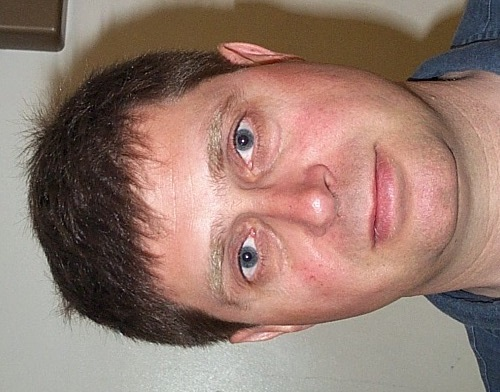
%> input picture img/db1_01.jpg, 500 x 392 px
$ octave --eval "result = detectFace(imread('../img/db1_01.jpg'));"   (GNU Octave 9; MATLAB toolbox functions it lacks are replaced by stand-ins)
%> lines starting %> are read from the running program, lines starting %| are printed output that depends on the picture; in (x1, y1, x2, y2) boxes, pixels count from 0 and x2, y2 are one past the last pixel; in counts of white or black regions, pixels touching at a corner belong together; the program's own positions count from 1
### src/extractSkinColorFromCbCr.m
function [estimatedSkinMask] = extractSkinColorFromCbCr(Cb, Cr)

    % Thresholds inspired by:
    % https://web.stanford.edu/class/ee368/Project_03/Project/reports/ee368group15.pdf

    estimatedSkinMask = and(and(Cb > 95, Cb < 145), ...
                            and(Cr > 132, Cr < 165));

end

### src/extractOverSaturated.m
function overSaturatedMask = extractOverSaturated(grayImage)

    overSaturated = imfilter(grayImage, fspecial('laplacian'));
    overSaturatedMask = ~imdilate(overSaturated, strel('disk', 2));

end

### src/extractForeground.m
function foregroundMask = extractForeground(grayImage, overSaturatedMask)

    grayImageWithoutOverSaturation = grayImage.*uint8(~overSaturatedMask);

    adjustedGrayImageWithoutOversaturation = imadjust(grayImageWithoutOverSaturation);

    lowFrequencyParts = medfilt2(adjustedGrayImageWithoutOversaturation);
    highFrequencyParts = imfilter(lowFrequencyParts, fspecial('log'));

    edges = edge(adjustedGrayImageWithoutOversaturation, 'canny');

    blobs = ~imdilate(edges, strel('disk', 2));
    blobs = imerode(blobs, strel('disk', 2));

    largestBlobSize = size(grayImage, 1) * size(grayImage, 2) * 0.05;
    blobs = bwareaopen(blobs, floor(largestBlobSize));

    [labeledImage, numberOfBlobs] = bwlabel(blobs);
    blobMeasurements = regionprops(labeledImage, 'area');

    allAreas = [blobMeasurements.Area];
    [sortedAreas, sortIndexes] = sort(allAreas, 'descend');

    background = zeros(size(grayImage));

    for n = 1:length(sortIndexes)
        currentBlob = ismember(labeledImage, sortIndexes(n));
        currentHighFrequencyParts = highFrequencyParts.*uint8(currentBlob);
        percentageOfHighFrequency = (100 * sum(currentHighFrequencyParts(:))) / (length(nonzeros(currentBlob(:)))*255);
        if percentageOfHighFrequency < 0.8
        	background = background | currentBlob;
        end
    end

    foregroundMask = ~background;

end

### src/extractNonFaceMask.m
function nonFaceMask = extractNonFaceMask(Cb, Cr, hsvImage)

    S = hsvImage(:,:,2);
    V = hsvImage(:,:,3);

    nonSkinMask1 = Cb > Cr + 10;

    nonSkinMask2 = V < S - 0.2;

    nonFaceMask = or(nonSkinMask1, nonSkinMask2);
    nonFaceMask = imerode(nonFaceMask, strel('disk', 5));
    nonFaceMask = bwareaopen(nonFaceMask, 1000);
    nonFaceMask = imdilate(nonFaceMask, strel('disk', 5));

end

### src/extractFaceMask.m
function [faceMask, face, ...
          filteredEyeCandidates1, ...
          filteredEyeCandidates2, ...
          filteredFaceMaskFilled] = extractFaceMask(rgbImage, ...
                                                    foregroundMask, ...
                                                    estimatedSkinMask, ...
                                                    nonFaceMask, ...
                                                    Y)

    faceMask = foregroundMask & estimatedSkinMask & ~nonFaceMask;

    faceMask = imfill(faceMask, 'holes');
    faceMask = extractNLargestBlobs(faceMask, 1);
    faceMask = imdilate(faceMask, strel('disk', 8));
    faceMask = imerode(faceMask, strel('disk', 10));

    faceMask = shrinkFaceMask(faceMask);

    faceMaskRep = repmat(faceMask, [1,1,3]);
    face = rgbImage.*uint8(faceMaskRep);

    grayFace = extractGrayFace(Y, face, rgbImage, faceMaskRep);
    grayFace = im2bw(grayFace, 0.47);

    filteredFaceMask = imfilter(grayFace, fspecial('laplacian'));

    filteredEyeCandidates1 = filteredFaceMask;
    filteredFaceMask = bwareaopen(filteredFaceMask, 40);

    originalFilteredFaceMask = filteredFaceMask;
    originalFilteredFaceMask = imdilate(originalFilteredFaceMask, strel('disk', 1));
    originalFilteredFaceMask = imerode(originalFilteredFaceMask, strel('disk', 1));

    [labeledImage, numberOfBlobs] = bwlabel(filteredFaceMask);
    convexProperties = regionprops(labeledImage, 'ConvexArea');
    convexAreas = [convexProperties.ConvexArea];
    [sortedConvexAreas, sortedIndices] = sort(convexAreas, 2, 'descend');

    filteredFaceMask = ismember(labeledImage, sortedIndices(1));
    filteredFaceMaskFilled = imfill(filteredFaceMask, 'holes');
    filteredFaceMaskFilledEroded = imerode(filteredFaceMaskFilled, strel('disk', 1));
    filteredFaceMaskBorder = xor(filteredFaceMaskFilled, filteredFaceMaskFilledEroded);

    filteredEyeCandidates1 = filteredEyeCandidates1 - filteredFaceMask;
    filteredEyeCandidates1 = imdilate(filteredEyeCandidates1, strel('disk', 5));
    filteredEyeCandidates1 = imfill(filteredEyeCandidates1, 'holes');

    filteredEyeCandidates2 = originalFilteredFaceMask - and(originalFilteredFaceMask, filteredFaceMaskBorder);
    filteredEyeCandidates2 = imfill(filteredEyeCandidates2, 'holes');

    % [13 lines of commented-out code are left out]

end

### src/extractNLargestBlobs.m
function binaryImage = extractNLargestBlobs(binaryImage, numberToExtract)
    [labeledImage, numberOfBlobs] = bwlabel(binaryImage);
	blobMeasurements = regionprops(labeledImage, 'area');

	allAreas = [blobMeasurements.Area];
	if numberToExtract > 0
		[sortedAreas, sortIndexes] = sort(allAreas, 'descend');
	elseif numberToExtract < 0
		[sortedAreas, sortIndexes] = sort(allAreas, 'ascend');
		numberToExtract = -numberToExtract;
	else

		binaryImage = false(size(binaryImage));
		return;
    end

	biggestBlob = ismember(labeledImage, sortIndexes(1:numberToExtract));

	binaryImage = biggestBlob > 0;

end

### src/shrinkFaceMask.m
function faceMask = shrinkFaceMask(faceMask)
    faceMaskCopy = faceMask;
    minCol = [];
    maxCol = [];
    minRow = [];
    maxRow = [];
    eraseRadius = 80;
    maxIterations = 100;
    while( (isempty(minCol) || isempty(maxCol) || ...
           isempty(minRow) || isempty(maxRow)) && maxIterations > 0)
        faceMaskCopy = faceMask;
        minCol = [];
        maxCol = [];
        minRow = [];
        maxRow = [];
        faceMaskCopy = imerode(faceMaskCopy, strel('disk', eraseRadius));
        faceMaskCopy = imdilate(faceMaskCopy, strel('disk', eraseRadius));
        [row, col] = find(faceMaskCopy(:,:,1) ~= 0);
        minCol = min(col);
        maxCol = max(col);
        minRow = min(row);
        maxRow = max(row);
        eraseRadius = max(eraseRadius - 10, 1);
        maxIterations = maxIterations - 1;
    end
    faceMask = faceMaskCopy;
end

### src/extractGrayFace.m
function grayFace = extractGrayFace(Y, face, rgbImage, faceMaskRep)

    rgbImage2 = rgbImage;
    rgbImage(:,:,1) = rgbImage(:,:,1) .* ((255 - Y) ./ 255);
    rgbImage(:,:,2) = rgbImage(:,:,2) .* ((255 - Y) ./ 255);
    rgbImage(:,:,3) = rgbImage(:,:,3) .* ((255 - Y) ./ 255);

    dark = rgbImage .* uint8(faceMaskRep);
    bright = (rgbImage2 - dark) .*  uint8(faceMaskRep);

    bRmask = find(bright(:,:,1)>0);
    bGmask = find(bright(:,:,2)>0);
    bBmask = find(bright(:,:,3)>0);

    bRm = mean( bright(bRmask) );
    bGm = mean( bright(bGmask) );
    bBm = mean( bright(bBmask) );

    dRmask = find(dark(:,:,1)>0);
    dGmask = find(dark(:,:,2)>0);
    dBmask = find(dark(:,:,3)>0);

    dRm = mean( dark(dRmask) );
    dGm = mean( dark(dGmask) );
    dBm = mean( dark(dBmask) );

    redDiff = bRm - dRm;
    greenDiff = bGm - dGm;
    blueDiff = bBm - dBm;

    sumRscale= (sum(bRmask(:)) / sum(dRmask(:)));
    sumGscale = (sum(bGmask(:)) / sum(dGmask(:)));
    sumBscale = (sum(bBmask(:)) / sum(dBmask(:)));

    twoFace = (sumRscale < 0.7) && ...
              (sumGscale < 0.7) && ...
              (sumBscale < 0.7) && ...
              redDiff > 75 && redDiff < 120 && ...
              greenDiff > 75 && greenDiff < 120 && ...
              blueDiff > 75 && blueDiff < 120;

%     figure; imshow(bright); title('bright'); pause;
%     figure; imshow(dark); title('dark'); pause;


    redCont = uint8(zeros(size(dark(:,:,1))));
    redCont(dRmask) = 0.8 * redDiff;

    greenCont = uint8(zeros(size(dark(:,:,2))));
    greenCont(dGmask) =  0.8 * greenDiff;

    blueCont = uint8(zeros(size(dark(:,:,3))));
    blueCont(dBmask) = 0.8 *  blueDiff;

    dark2 = cat( 3, bright(:,:,1) + dark(:,:,1) + redCont , ...
                    bright(:,:,2) + dark(:,:,2) + greenCont, ...
                    bright(:,:,2) + dark(:,:,3) + blueCont);

    if twoFace
        grayFace = rgb2gray(dark2);
%          figure; imshow(grayFace); title('grayFace special'); pause;
    else
%         grayFace = rgb2gray(face);
%         figure; imshow(grayFace); title('grayFace normal'); pause;
        grayFace = imadjust(rgb2gray(face));
%         figure; imshow(grayFace); title('adjustet grayFace normal'); pause;
    end

end

### src/meanColorize.m
function meanColorMask = meanColorize(rgbImage, mask, tolerance)

    ycbcrImage = rgb2ycbcr(im2double(rgbImage));

    Y = ycbcrImage(:, :, 1);
    Cb = ycbcrImage(:, :, 2);
    Cr = ycbcrImage(:, :, 3);

    Ymean = mean(Y(mask));
    Cbmean = mean(Cb(mask));
    Crmean = mean(Cr(mask));

    rows = size(rgbImage, 1);
    columns = size(rgbImage, 2);

    deltaY = Y - Ymean * ones(rows, columns);
    deltaCb = Cb - Cbmean * ones(rows, columns);
    deltaCr = Cr - Crmean * ones(rows, columns);

    delta = sqrt(deltaY.^2 + deltaCb.^2 + deltaCr.^2);

    meanMaskedDeltaE = mean(delta(mask));

    meanColorMask = (delta >= meanMaskedDeltaE - tolerance) & ...
                    (delta <= meanMaskedDeltaE + tolerance);

end

### src/extractMouthMap.m
function mouthMap = extractMouthMap(faceMask, face)

    ycbcrFace = rgb2ycbcr(face);

    Cb = double(ycbcrFace(:,:,2));
    Cr = double(ycbcrFace(:,:,3));

    n = length(nonzeros(faceMask));

    CrSquared = Cr.^2;
    numerator = (1 / n) * sum(CrSquared(:));

    CrDividedByCb = Cr./Cb;
    denumerator = (1 / n) * sum(CrDividedByCb(:));

    nn = 0.95 * (numerator / denumerator);

    mouthMap = CrSquared.*(CrSquared - nn*CrDividedByCb).^2;
    mouthMap = im2double(mouthMap);
    mouthMap = 255 * ((mouthMap - min(mouthMap(:))) ...
                 ./ (max(mouthMap(:)) - min(mouthMap(:))));
    mouthMap = uint8(mouthMap);
    mouthMap = mouthMap .* uint8(faceMask);

end

### src/extractEyeMap.m
function finalEyeMap = extractEyeMap(faceMask, filteredEyeCandidates1, ...
                                     filteredEyeCandidates2, overSaturatedMask, ...
                                     estimatedSkinMask, filteredFaceMaskEyes, ...
                                     averageFaceColorMask, grayImage, Y, Cb, Cr, mouthMap)

    Y = uint16(Y);
    Cr = uint16(Cr);
    Cb = uint16(Cb);

    eyeMapChroma = extractEyeMapChroma(Cb, Cr);

    eyeMapLuma = extractEyeMapLuma(grayImage, Y);

    eyeMap = eyeMapChroma .* eyeMapLuma;
    eyeMap = normalizeEyeMap(eyeMap);

    originalEyeMap = eyeMap;

    eyeMap = eyeMap.*filteredEyeCandidates1;
    eyeMap = eyeMap.*filteredEyeCandidates2;
    eyeMap = eyeMap.*im2double(faceMask);
    eyeMap = eyeMap.*~overSaturatedMask;

    eyeMap = imfill(eyeMap, 'holes');
    eyeMap = imdilate(eyeMap, strel('disk', 4));

    estimatedSkinMask2 = imerode(estimatedSkinMask, strel('disk', 5));
    estimatedSkinMask2 = imerode(estimatedSkinMask2, strel('disk', 5));
    eyeMap = eyeMap .* ~estimatedSkinMask2;

    eyeMap = imfill(eyeMap, 'holes');
    eyeMap = eyeMap > 0;
    eyeMap = imdilate(eyeMap, strel('disk', 10));

    finalEyeMap = originalEyeMap;

    finalEyeMap = finalEyeMap.*eyeMap;
    finalEyeMap = finalEyeMap.*filteredFaceMaskEyes;
    finalEyeMap = finalEyeMap.*faceMask;
    finalEyeMap = finalEyeMap.*averageFaceColorMask;

    tentativeMouthMap = mouthMap > 0.5 * max(mouthMap(faceMask));
    tentativeMouthMap = imdilate(tentativeMouthMap, strel('disk', 7));
    tentativeMouthMap = imfill(tentativeMouthMap, 'holes');
    tentativeMouthMap = extractNLargestBlobs(tentativeMouthMap, 1);

    finalEyeMap = finalEyeMap .* ~tentativeMouthMap;

end


function eyeMapChroma = extractEyeMapChroma(Cb, Cr)
    CbSquared = Cb.^2;

    CrInvertedSquared = (1-Cr).^2;
    CbDividedByCr = Cb./Cr;

    eyeMapChroma = (1/3)*(CbSquared + ...
                          CrInvertedSquared + ...
                          CbDividedByCr);

    eyeMapChroma = histeq(eyeMapChroma);
    eyeMapChroma = im2double(eyeMapChroma);
end


function eyeMapLuma = extractEyeMapLuma(grayImage, Y)
    eyeMapLuma = uint16(zeros(size(grayImage)));
    for n=1 : 10
        kernel = strel('disk', n);
        dilation = imdilate(Y, kernel);
        erosion = imerode(Y, kernel);
        eyeMapLuma = eyeMapLuma + (dilation./(n + erosion));
    end
    eyeMapLuma = im2double(eyeMapLuma);
end


function eyeMap = normalizeEyeMap(eyeMap)
    eyeMap = im2double(eyeMap);
    eyeMap = 255 * ((eyeMap - min(eyeMap(:))) ...
                 ./ (max(eyeMap(:)) - min(eyeMap(:))));
end

### src/extractAverageFaceColor.m
function averageFaceColorMask = extractAverageFaceColor(rgbImage, faceMask)

    averageFaceColorMask = meanColorize(rgbImage, faceMask, 0.2);
    averageFaceColorMask = imerode(averageFaceColorMask, strel('disk', 2));
    averageFaceColorMask = imfill(averageFaceColorMask, 'holes');

end

### src/extractEyes.m
function [leftEyeCenterX, leftEyeCenterY, leftEyeRadius, ...
          rightEyeCenterX, rightEyeCenterY, rightEyeRadius] = extractEyes(finalEyeMap)

    [centersBright, radiiBright] = imfindcircles(finalEyeMap, [4 20], ...
                                                 'ObjectPolarity', 'bright', ...
                                                 'Method', 'TwoStage', ...
                                                 'sensitivity', 0.99);

    eyeMapSize = size(finalEyeMap);
    imageSizeX = eyeMapSize(1,1,1);
    imageSizeY = eyeMapSize(1,2,1);
    [cols rows] = meshgrid(1:imageSizeY, 1:imageSizeX);

    centerX1 = centersBright(1,1,1);
    centerY1 = centersBright(1,2,1);
    radius1 = radiiBright(1,1);

    centerX2 = centersBright(2,1,1);
    centerY2 = centersBright(2,2,1);
    radius2 = radiiBright(2,1);

    for n=2 : size(centersBright, 1)
        centerX2 = centersBright(n,1,1);
        centerY2 = centersBright(n,2,1) ;
        radius2 = radiiBright(n,1);

        distance = sqrt((centerX2-centerX1)^2 + (centerY2-centerY1)^2);

        if distance > (radius1 + radius2)*4
            n = size(centersBright, 1);
            break
        end
    end

    leftEyeCenterX = centerX1;
    leftEyeCenterY = centerY1;
    leftEyeRadius = radius1;

    rightEyeCenterX = centerX2;
    rightEyeCenterY = centerY2;
    rightEyeRadius = radius2;

    if centerX1 > centerX2
        leftEyeCenterX = centerX2;
        leftEyeCenterY = centerY2;
        leftEyeRadius = radius2;

        rightEyeCenterX = centerX1;
        rightEyeCenterY = centerY1;
        rightEyeRadius = radius1;
    end

end

### src/detectFace.m
function output = detectFace(rgbImage)

    rgbImage = padarray(rgbImage, [2 2], 'both');

    grayImage = rgb2gray(rgbImage);

    hsvImage = rgb2hsv(rgbImage);

    ycbcrImage = rgb2ycbcr(rgbImage);

    Y = ycbcrImage(:,:,1);
    Cb = ycbcrImage(:,:,2);
    Cr = ycbcrImage(:,:,3);

    [estimatedSkinMask] = extractSkinColorFromCbCr(Cb, Cr);

    overSaturatedMask = extractOverSaturated(grayImage);

    foregroundMask = extractForeground(grayImage, overSaturatedMask);

    nonFaceMask = extractNonFaceMask(Cb, Cr, hsvImage);

    try
        [faceMask, ...
         face, ...
         filteredEyeCandidates1, ...
         filteredEyeCandidates2, ...
         filteredFaceMaskEyes] = extractFaceMask(rgbImage, ...
                                                 foregroundMask, ....
                                                 estimatedSkinMask, ...
                                                 nonFaceMask, ...
                                                 Y);
    catch exception
        faceMask = foregroundMask & estimatedSkinMask & ~nonFaceMask;
        faceMask = imfill(faceMask, 'holes');
        faceMask = extractNLargestBlobs(faceMask, 1);
        faceMask = imdilate(faceMask, strel('disk', 8));
        faceMask = imerode(faceMask, strel('disk', 10));
        faceMask = shrinkFaceMask(faceMask);
        faceMaskRep = repmat(faceMask, [1,1,3]);
        face = rgbImage.*uint8(faceMaskRep);
        [row, col] = find(face(:,:,1) ~= 0);
        output = rgbImage(min(row):max(row), min(col):max(col), :);
        return
    end

    try
        averageFaceColorMask = extractAverageFaceColor(rgbImage, faceMask);

        mouthMap = extractMouthMap(faceMask, face);

        eyeMap = extractEyeMap(faceMask, filteredEyeCandidates1, ...
                               filteredEyeCandidates2, overSaturatedMask, ...
                               estimatedSkinMask, filteredFaceMaskEyes, ...
                               averageFaceColorMask, grayImage, ...
                               Y, Cb, Cr, mouthMap);

        [leftEyeCenterX, leftEyeCenterY, leftEyeRadius, ...
         rightEyeCenterX, rightEyeCenterY, rightEyeRadius] = extractEyes(eyeMap);

        [leftEyeCenterX, leftEyeCenterY, ...
         rightEyeCenterX, rightEyeCenterY, ...
         rgbImage, face, mouthMap] = rotateFace(leftEyeCenterX, leftEyeCenterY, ...
                                                rightEyeCenterX, rightEyeCenterY, ...
                                                rgbImage, face, mouthMap);

        eyesMeanY = (leftEyeCenterY + rightEyeCenterY) / 2;
        eyeDistance = rightEyeCenterX - leftEyeCenterX;
        offsetX = eyeDistance * 0.3;

        nonMouthMask = extractNonMouthMask(face, eyeDistance, eyesMeanY, ...
                                           leftEyeCenterX, rightEyeCenterX, ...
                                           offsetX);

        [mouthX, mouthY] = extractMouth(mouthMap, nonMouthMask);

        eyeMouthDistance = mouthY - eyesMeanY;
        offsetY = eyeMouthDistance * 0.2;

        output = rgbImage(round(eyesMeanY-offsetY) : round(mouthY+offsetY), ...
                          round(leftEyeCenterX-offsetX) : round(rightEyeCenterX+offsetX), :);

    catch exception
        [row, col] = find(face(:,:,1) ~= 0);
        output = rgbImage(min(row):max(row), min(col):max(col), :);
    end

    figure; imshow(output); title('output');

end
%> in detectFace, `Cr = ycbcrImage(:,:,3);`:
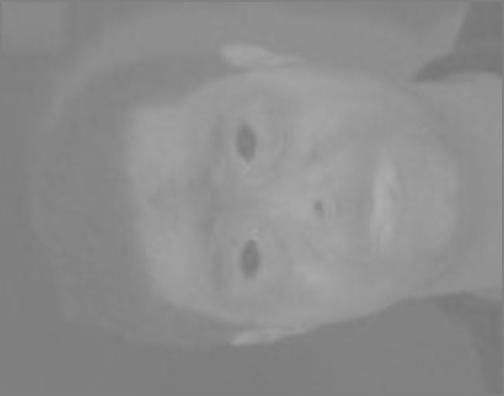
%> Cr: size 396x504 uint8; min 118, max 173, mean 140.6
%> in extractSkinColorFromCbCr, `estimatedSkinMask = and(and(Cb > 95, Cb < 145), and(Cr > 132, Cr < 165..`:
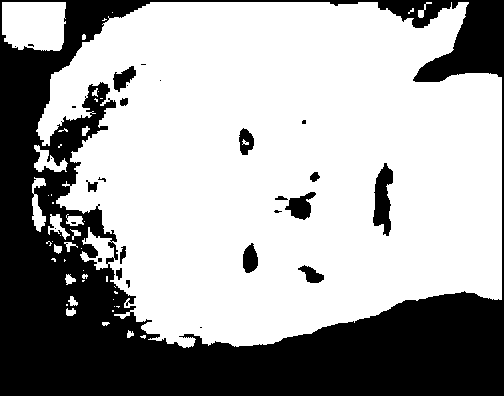
%> estimatedSkinMask: size 396x504 logical; 64.6% white; 28 black regions (14 under 20 px), largest, box (x1, y1, x2, y2) and area: (0, 0, 504, 396) 67561, (373, 163, 393, 236) 911, (285, 192, 316, 220) 474
%> in extractForeground, `blobs = bwareaopen(blobs, floor(largestBlobSize));`:
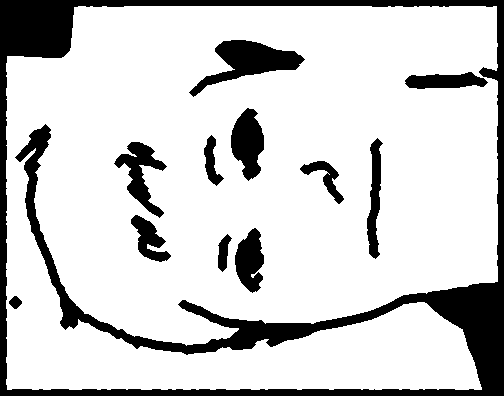
%> blobs: size 396x504 logical; 81.3% white; 12 black regions, largest, box (x1, y1, x2, y2) and area: (0, 0, 504, 396) 26094, (189, 40, 305, 97) 2521, (231, 108, 264, 181) 1598
%> in extractForeground, `[labeledImage, numberOfBlobs] = bwlabel(blobs);`: numberOfBlobs = 1
%> in extractForeground, `blobMeasurements = regionprops(labeledImage, 'area');`: blobMeasurements = 1 region; Area: 162215
%> in extractForeground, `allAreas = [blobMeasurements.Area];`: allAreas = 162215
%> in extractForeground, `[sortedAreas, sortIndexes] = sort(allAreas, 'descend');`: sortIndexes = 1
%> the loop in extractForeground, `for n = 1:length(sortIndexes)` made 1 pass
%> percentageOfHighFrequency on pass 1: 1.93
%> pass 1, in extractForeground, `currentHighFrequencyParts = highFrequencyParts.*uint8(currentBlob);`:
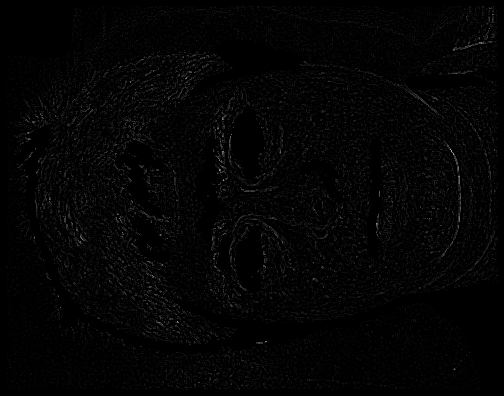
%> currentHighFrequencyParts: size 396x504 uint8; min 0, max 168, mean 4
%> in extractNonFaceMask, `S = hsvImage(:,:,2);`:
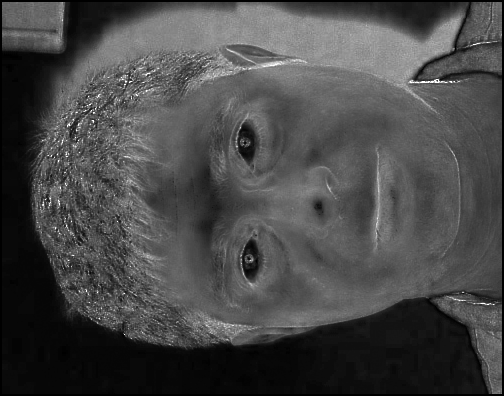
%> S: size 396x504 double; min 0, max 1, mean 0.284
%> in extractNonFaceMask, `V = hsvImage(:,:,3);`:
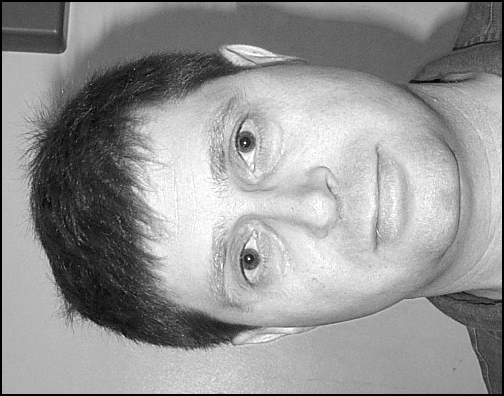
%> V: size 396x504 double; min 0, max 1, mean 0.583
%> in extractFaceMask, `faceMask = imfill(faceMask, 'holes');`:
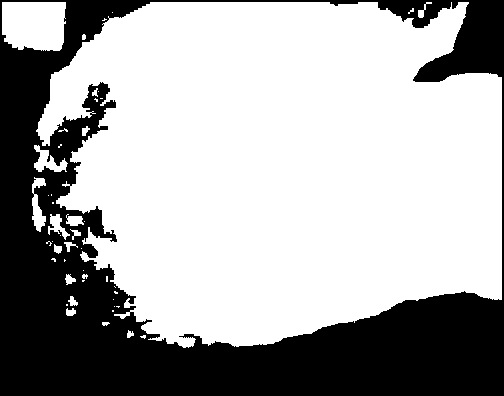
%> faceMask: size 396x504 logical; 66.2% white; 1 black region, box (x1, y1, x2, y2) and area: (0, 0, 504, 396) 67430
%> (the rest of the program and of its run is left out)
